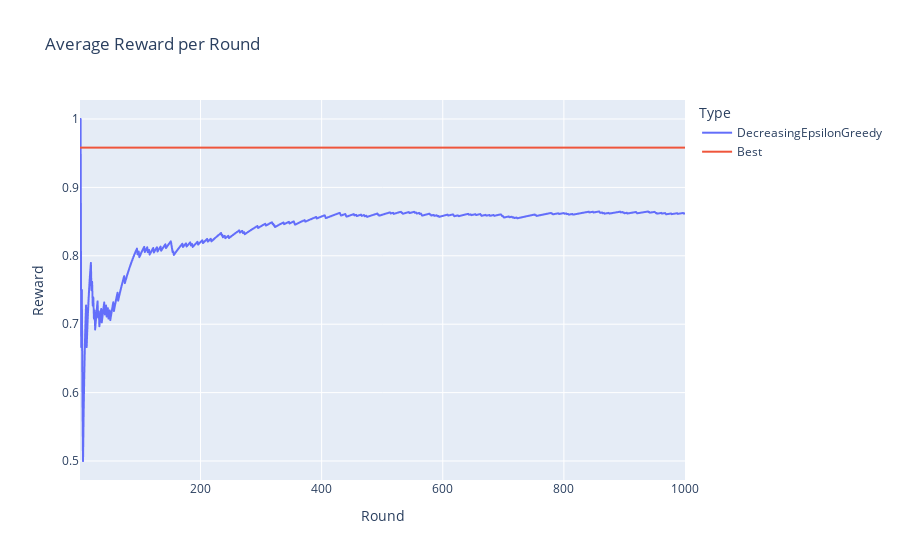

Notebook cell for this chart:
### Code cell
decreasing_epsilon_greedy_results = MABExperiment(
    num_arms=NUM_ARMS, 
    num_rounds=NUM_ROUNDS,
    algorithm=DecreasingEpsilonGreedy(NUM_ARMS, 0.5, 0.99),
    environment=env
).run()

### Figure 1 — Plotly figure (JSON) as saved in the notebook; plotly's stock layout.template omitted (floating-point values rounded to 4 significant figures; data arrays with more than 128 entries replaced by an {"elided": "..."} marker saying what was removed)
{"data": [{"hovertemplate": "Type=DecreasingEpsilonGreedy<br>Round=%{x}<br>Reward=%{y}<extra></extra>", "legendgroup": "DecreasingEpsilonGreedy", "line": {"color": "#636efa", "dash": "solid"}, "marker": {"symbol": "circle"}, "mode": "lines", "name": "DecreasingEpsilonGreedy", "showlegend": true, "type": "scattergl", "x": {"elided": "1000 int values"}, "xaxis": "x", "y": {"elided": "1000 float values"}, "yaxis": "y"}, {"hovertemplate": "Type=Best<br>Round=%{x}<br>Reward=%{y}<extra></extra>", "legendgroup": "Best", "line": {"color": "#EF553B", "dash": "solid"}, "marker": {"symbol": "circle"}, "mode": "lines", "name": "Best", "showlegend": true, "type": "scattergl", "x": {"elided": "1000 int values"}, "xaxis": "x", "y": {"elided": "1000 float values"}, "yaxis": "y"}], "layout": {"legend": {"title": {"text": "Type"}, "tracegroupgap": 0}, "title": {"text": "Average Reward per Round"}, "xaxis": {"anchor": "y", "domain": [0, 1], "title": {"text": "Round"}}, "yaxis": {"anchor": "x", "domain": [0, 1], "title": {"text": "Reward"}}}}
